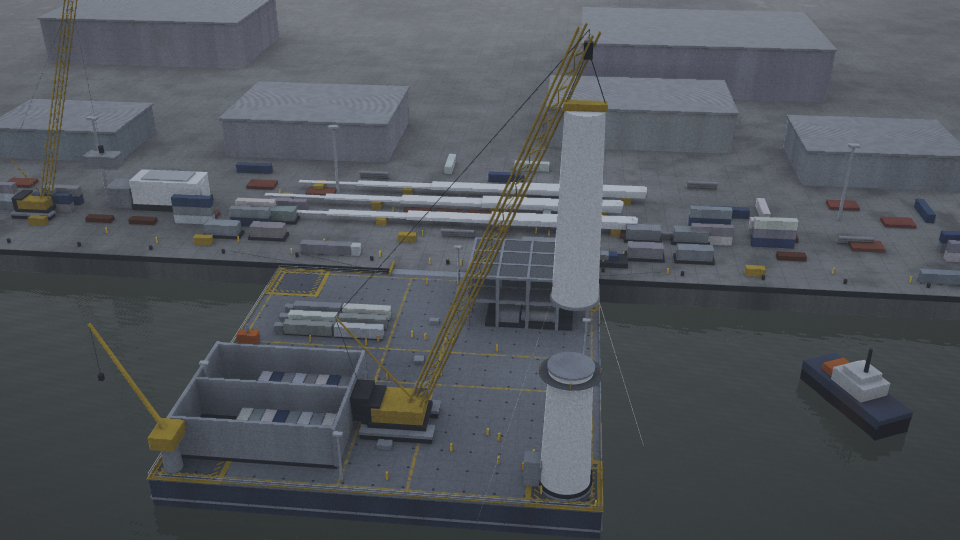
#> input picture images/mpss-turbine-erection.jpg, 1920 x 1080 px (shown at 1/2 size); its folder holds 8 pictures in this run
$ python label_plates.py
#> lines starting #> are read from the running program, lines starting #| are printed output that depends on the picture
### render/mpss_raytracer.py
#!/usr/bin/env python3
"""
Minimal physically-motivated ray tracer used to render the MPSS scenes.

Everything in the MPSS brief is boxes, cylinders and cones, so the tracer only
supports two analytic primitives:

  * oriented boxes   (deck, columns, pontoon, containers, frames, rails, ...)
  * capped cone frusta (tower, KO drums, pipe racks, fan rings, bollards, ...)

plus an analytic water surface.

Lighting is a CIE overcast sky dome sampled with cosine-weighted hemisphere
rays.  There is no sun: the brief asks for "flat even light, no lens flare, no
golden hour, no drama", and an overcast dome plus proper sky occlusion is what
actually makes an industrial photograph read as real.
"""

import math
import numpy as np

F32 = np.float32

# --------------------------------------------------------------------------
# value noise (64^3 lattice, trilinear) -- used for weathering and water
# --------------------------------------------------------------------------
_NOISE = np.random.default_rng(20240607).random((64, 64, 64)).astype(F32)


# [35 lines left out: functions vnoise, fbm, not called in this run]


# --------------------------------------------------------------------------
# small vector helpers
# --------------------------------------------------------------------------
def norm(v):
    v = np.asarray(v, F32)
    return v / np.linalg.norm(v)


def normalize(v):
    n = np.sqrt(np.einsum('...i,...i->...', v, v))
    return v / np.maximum(n, F32(1e-12))[..., None]


# [24 lines left out: functions basis_from_axis, yaw_matrix, euler_matrix, not called in this run]


# --------------------------------------------------------------------------
# scene
# --------------------------------------------------------------------------
class Cluster:
    __slots__ = ('lo', 'hi', 'box_idx', 'cyl_idx')

    def __init__(self, lo, hi, box_idx, cyl_idx):
        self.lo, self.hi = lo, hi
        self.box_idx, self.cyl_idx = box_idx, cyl_idx


class Scene:
    """Primitive soup with a flat two-level (cluster -> primitive) accelerator."""

    MAX_CLUSTER = 40

    # [240 lines left out: functions __init__, box, cyl, build, _split, _slab and 4 more, not called in this run]


# --------------------------------------------------------------------------
# camera
# --------------------------------------------------------------------------
class Camera:
    def __init__(self, eye, target, focal_mm=35.0, up=(0, 1, 0), roll=0.0,
                 sensor_mm=36.0):
        self.eye = np.asarray(eye, F32)
        f = norm(np.asarray(target, F32) - self.eye)
        u0 = np.asarray(up, F32)
        # right-handed: X east, Y up, Z north -> looking north, screen right is east
        r = norm(np.cross(u0, f))
        u = np.cross(f, r)
        if roll:
            a = math.radians(roll)
            r, u = r * math.cos(a) + u * math.sin(a), u * math.cos(a) - r * math.sin(a)
        self.f, self.r, self.u = f, r.astype(F32), u.astype(F32)
        self.focal = focal_mm
        self.sensor = sensor_mm

    # [9 lines left out: function rays, not called in this run]

### render/label_plates.py
#!/usr/bin/env python3
"""Add the brief's callouts to the two plates that carry an argument.

The brief is firm that letting the renderer draw text is the fastest way to
make a technical visual look amateurish, and that labels belong in post as flat
vector type with thin leader lines. So nothing is baked at trace time: this
draws type and leaders over the finished JPEG.

Anchors are given in *world* coordinates and projected through the same camera
that rendered the plate, so a leader line points at the thing it names rather
than at a pixel someone guessed. Move a camera and the labels follow.

    python3 label_plates.py
"""
import os
import sys

import numpy as np
from PIL import Image, ImageDraw, ImageFont

sys.path.insert(0, os.path.dirname(os.path.abspath(__file__)))

from mpss_raytracer import Camera, F32          # noqa: E402
import mpss_scene as S                          # noqa: E402
from render_mpss import CAMERAS                 # noqa: E402

FONT_DIR = '/usr/share/fonts/truetype/liberation'
IMAGES = os.path.join(os.path.dirname(os.path.abspath(__file__)), '..', 'images')

INK = (255, 255, 255, 255)
ACCENT = (216, 176, 36, 255)          # the safety yellow already in the renders
SCRIM = (10, 16, 22, 165)
LEADER = (255, 255, 255, 205)


def font(size, bold=True):
    name = 'LiberationSans-%s.ttf' % ('Bold' if bold else 'Regular')
    return ImageFont.truetype(os.path.join(FONT_DIR, name), size)


def project(cam, pt, w, h):
    """World point -> pixel coordinates in the rendered plate."""
    p = np.asarray(pt, F32) - cam.eye
    z = float(p @ cam.f)
    half_w = (cam.sensor * 0.5) / cam.focal
    u = float(p @ cam.r) / z / half_w
    v = float(p @ cam.u) / z / (half_w * (h / w))
    return (u + 1.0) / 2.0 * w, (1.0 - v) / 2.0 * h


def tracked(draw, xy, text, fnt, fill, spacing):
    """Draw letterspaced text -- PIL has no tracking of its own."""
    x, y = xy
    for ch in text:
        draw.text((x, y), ch, font=fnt, fill=fill)
        x += draw.textlength(ch, font=fnt) + spacing
    return x - xy[0] - spacing


def measure(draw, text, fnt, spacing):
    return sum(draw.textlength(c, font=fnt) + spacing for c in text) - spacing


MARGIN = 28.0


def label(img, cam, anchor, text, offset, size=21, side='left', rule=True):
    """One callout: a dot on the feature, a hairline leader, flat type.

    The box is clamped into the frame. An offset that would push type off the
    edge slides back in rather than being silently cropped -- which is exactly
    what happened the first time these plates were run.
    """
    w, h = img.size
    ax, ay = project(cam, anchor, w, h)
    tx, ty = ax + offset[0], ay + offset[1]
    fnt = font(size)
    spacing = max(size * 0.055, 0.8)

    layer = Image.new('RGBA', img.size, (0, 0, 0, 0))
    d = ImageDraw.Draw(layer)
    tw = measure(d, text, fnt, spacing)
    th = size * 1.35
    pad_x, pad_y = size * 0.62, size * 0.42

    bx = tx if side == 'left' else tx - tw
    x0, y0 = bx - pad_x, ty - pad_y
    bw, bh = tw + pad_x * 2, th + pad_y * 1.4

    # slide the whole box back inside the frame, keeping text and scrim together
    x0 = min(max(x0, MARGIN), max(MARGIN, w - MARGIN - bw))
    y0 = min(max(y0, MARGIN), max(MARGIN, h - MARGIN - bh))
    bx, ty = x0 + pad_x, y0 + pad_y

    box = (x0, y0, x0 + bw, y0 + bh)
    d.rounded_rectangle(box, radius=2, fill=SCRIM)
    if rule:
        d.rectangle((box[0], box[1], box[0] + 3, box[3]), fill=ACCENT)
    tracked(d, (bx, ty), text, fnt, INK, spacing)

    # leader from the nearest box edge to the anchor, plus a dot on the feature
    join_x = box[2] if ax > box[2] else (box[0] if ax < box[0] else (box[0] + box[2]) / 2)
    join_y = (box[1] + box[3]) / 2
    d.line((join_x, join_y, ax, ay), fill=LEADER, width=2)
    d.ellipse((ax - 5, ay - 5, ax + 5, ay + 5), outline=LEADER, width=2)
    d.ellipse((ax - 1.5, ay - 1.5, ax + 1.5, ay + 1.5), fill=ACCENT)

    img.alpha_composite(layer)
    return box


def check_in_frame(img, boxes):
    """A camera move that pushes a callout off the plate should fail loudly."""
    w, h = img.size
    for box, text in boxes:
        assert box[0] >= 0 and box[1] >= 0 and box[2] <= w and box[3] <= h, (
            'callout %r fell outside the %dx%d frame: %s' % (text, w, h, box))


def footer(img, text, size=26):
    """The series footer line, set quietly along the bottom."""
    w, h = img.size
    layer = Image.new('RGBA', img.size, (0, 0, 0, 0))
    d = ImageDraw.Draw(layer)
    fnt = font(size, bold=False)
    spacing = size * 0.03
    tw = measure(d, text, fnt, spacing)
    x, y = (w - tw) / 2, h - size * 3.0
    d.rounded_rectangle((x - size, y - size * 0.5, x + tw + size, y + size * 1.5),
                        radius=2, fill=SCRIM)
    tracked(d, (x, y), text, fnt, INK, spacing)
    img.alpha_composite(layer)


def open_plate(name):
    im = Image.open(os.path.join(IMAGES, name)).convert('RGBA')
    return im


def save(img, name):
    out = os.path.join(IMAGES, name)
    img.convert('RGB').save(out, quality=92, subsampling=0)
    print('wrote %s (%dx%d)' % (os.path.relpath(out), img.width, img.height))


def scene4():
    """Scene 4 -- the 7.5 m offset, which is the whole point of the frame."""
    img = open_plate('mpss-turbine-erection.jpg')
    spec = CAMERAS['erect']
    cam = Camera(spec['eye'], spec['target'], focal_mm=spec['focal'])
    deck = 7.35
    boxes = [
        (label(img, cam, (-S.COL_C, deck + 1.0, S.COL_C),
               'TOWER MOUNTED 7.5 m INBOARD — DEAD CENTRE ON THE CORNER COLUMN',
               offset=(-790, -140), size=23, side='left'), 'offset'),
        (label(img, cam, (S.COL_C, deck + 0.1, -S.COL_C),
               'COLUMN HARD POINTS MARKED ON THE DECK',
               offset=(-470, 120), size=19, side='left'), 'hard points'),
        (label(img, cam, (-S.COL_C, deck + 55.0, S.COL_C),
               'SECOND TOWER SECTION ON THE HOOK',
               offset=(150, -60), size=19, side='left'), 'hook'),
    ]
#> in label, `layer = Image.new('RGBA', img.size, (0, 0, 0, 0))`: layer: PIL image 1920x1080 RGBA; every value is 0
#> in label, `tw = measure(d, text, fnt, spacing)`: tw = 972.9
#> in label, `bx = tx if side == 'left' else tx - tw`: bx = 339.7
#> in label, `x0, y0 = bx - pad_x, ty - pad_y`: x0 = 325.5; y0 = 808.8
#> in label, `bw, bh = tw + pad_x * 2, th + pad_y * 1.4`: bw = 1001.4; bh = 44.57
#> in label, `box = (x0, y0, x0 + bw, y0 + bh)`: box = (325.5, 808.8, 1326.9, 853.4)
#> in label, `join_x = box[2] if ax > box[2] else (box[0] if ax < box[0] else (box[0..`: join_x = 826.2
#> in label, `join_y = (box[1] + box[3]) / 2`: join_y = 831.1
#> in label, `img.alpha_composite(layer)`:
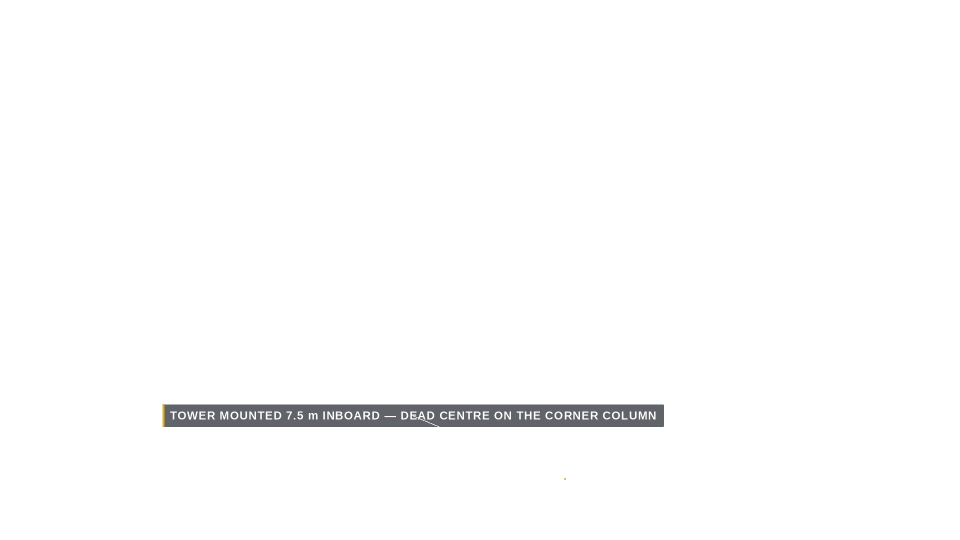
#> layer: PIL image 1920x1080 RGBA (shown at 1/2 size); mean R, G, B, A 1, 1.1, 1.2, 3.9; transparent parts drawn white
#> call 2 of label, with anchor = (37.5, 7.45, -37.5), text = 'COLUMN HARD POINTS MARKED ON THE DECK', offset = (-470, 120), size = 19, side = 'left', rule = True
#> in label (call 2), `ax, ay = project(cam, anchor, w, h)`: ax = 596; ay = 563.5
#> in label (call 2), `tx, ty = ax + offset[0], ay + offset[1]`: tx = 126; ty = 683.5
#> in label (call 2), `tw = measure(d, text, fnt, spacing)`: tw = 482
#> in label (call 2), `bx = tx if side == 'left' else tx - tw`: bx = 126
#> in label (call 2), `x0, y0 = bx - pad_x, ty - pad_y`: x0 = 114.2; y0 = 675.5
#> in label (call 2), `bw, bh = tw + pad_x * 2, th + pad_y * 1.4`: bw = 505.6; bh = 36.82
#> in label (call 2), `box = (x0, y0, x0 + bw, y0 + bh)`: box = (114.2, 675.5, 619.8, 712.4)
#> in label (call 2), `join_x = box[2] if ax > box[2] else (box[0] if ax < box[0] else (box[0..`: join_x = 367
#> in label (call 2), `join_y = (box[1] + box[3]) / 2`: join_y = 693.9
#> in label (call 2), `img.alpha_composite(layer)`:
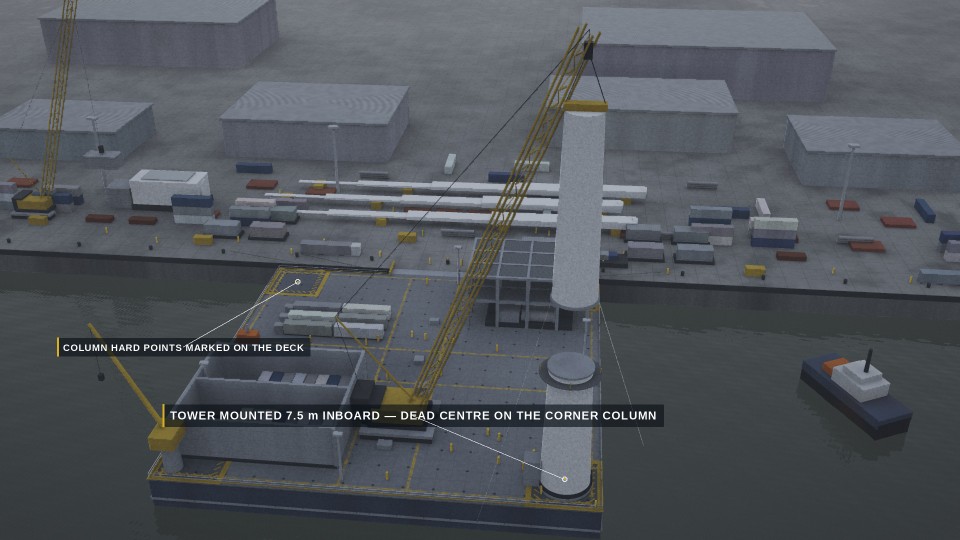
#> img: PIL image 1920x1080 RGBA (shown at 1/2 size); mean R, G, B, A 81.4, 85.7, 91.4, 255
#> boxes = [((325.5, 808.8, 1326.9, 853.4), 'offset'), ((114.2, 675.5, 619.8, 712.4), 'hard points'), ((1295.1, 395.1, 1737.5, 431.9), 'hook')]
    check_in_frame(img, boxes)
#> the loop in check_in_frame, `for box, text in boxes:` made 3 passes
    save(img, 'mpss-turbine-erection-labelled.jpg')
#| wrote ../images/mpss-turbine-erection-labelled.jpg (1920x1080)


def scene5():
    """Scene 5 -- the four zones, the money shot's callout set."""
    img = open_plate('mpss-deck-loadout.jpg')
#> call 2 of open_plate, with name = 'mpss-deck-loadout.jpg'
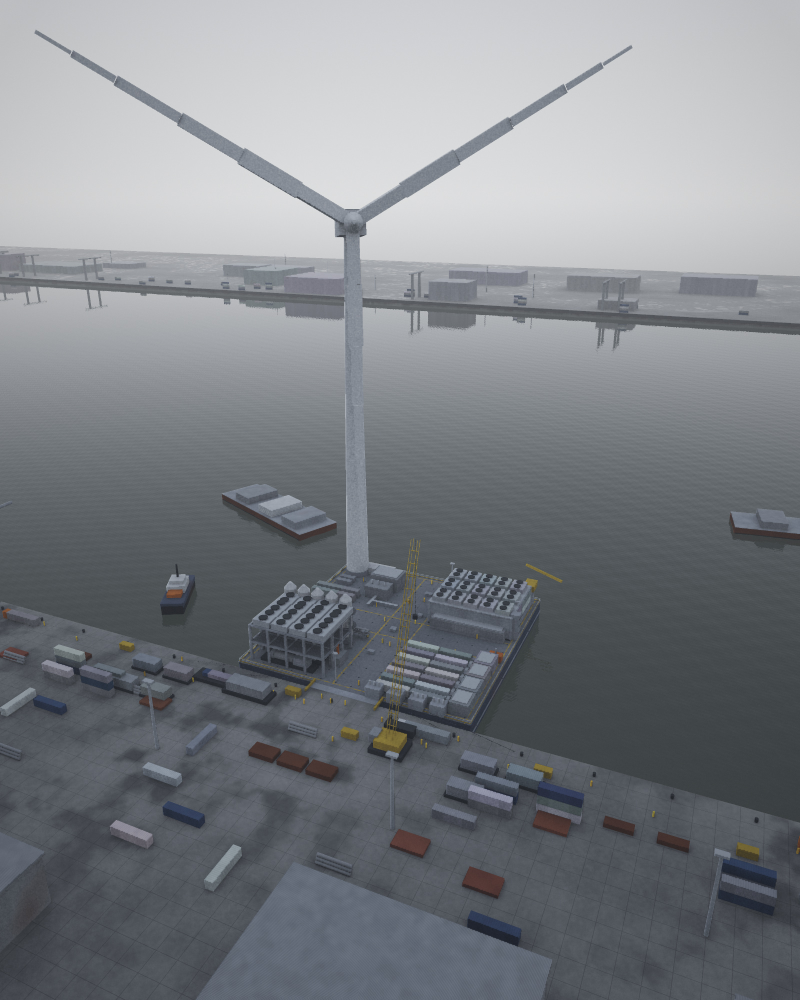
#> input picture images/mpss-deck-loadout.jpg, 1600 x 2000 px (shown at 1/2 size)
    spec = CAMERAS['quay']
    cam = Camera(spec['eye'], spec['target'], focal_mm=spec['focal'])
    deck = 7.35
    boxes = [
        (label(img, cam, (-S.COL_C, deck + 40.0, S.COL_C),
               '15 MW WIND TURBINE — ON THE CORNER COLUMN',
               offset=(120, -40), size=22, side='left'), 'turbine'),
        (label(img, cam, (25.0, deck + 9.0, 23.0),
               'DATA CENTRE — CONTAINERS STACKED 3 HIGH',
               offset=(90, -150), size=20, side='left'), 'data centre'),
        (label(img, cam, (-27.0, deck + 16.0, -30.0),
               'CCS — CO₂ COMPRESSION AND COOLING',
               offset=(-560, -120), size=20, side='left'), 'ccs'),
        (label(img, cam, (21.0, deck + 3.0, -26.0),
               'BESS AND POWER CONVERSION',
               offset=(150, 130), size=20, side='left'), 'bess'),
        (label(img, cam, (0.0, deck, -S.DECK_HALF - 2.0),
               'DECK AT QUAY LEVEL — MODULES ROLL ON',
               offset=(-520, 150), size=20, side='left'), 'deck'),
    ]
#> call 4 of label, with anchor = (-37.5, 47.35, 37.5), offset = (120, -40), size = 22, side = 'left', rule = True
#> in label (call 4), `layer = Image.new('RGBA', img.size, (0, 0, 0, 0))`: layer: PIL image 1600x2000 RGBA; every value is 0
#> in label (call 4), `tw = measure(d, text, fnt, spacing)`: tw = 608.2
#> in label (call 4), `bx = tx if side == 'left' else tx - tw`: bx = 827.1
#> in label (call 4), `x0, y0 = bx - pad_x, ty - pad_y`: x0 = 813.5; y0 = 1183.2
#> in label (call 4), `bw, bh = tw + pad_x * 2, th + pad_y * 1.4`: bw = 635.4; bh = 42.64
#> in label (call 4), `box = (x0, y0, x0 + bw, y0 + bh)`: box = (813.5, 1183.2, 1448.9, 1225.8)
#> in label (call 4), `join_x = box[2] if ax > box[2] else (box[0] if ax < box[0] else (box[0..`: join_x = 813.5
#> in label (call 4), `join_y = (box[1] + box[3]) / 2`: join_y = 1204.5
#> in label (call 4), `img.alpha_composite(layer)`:
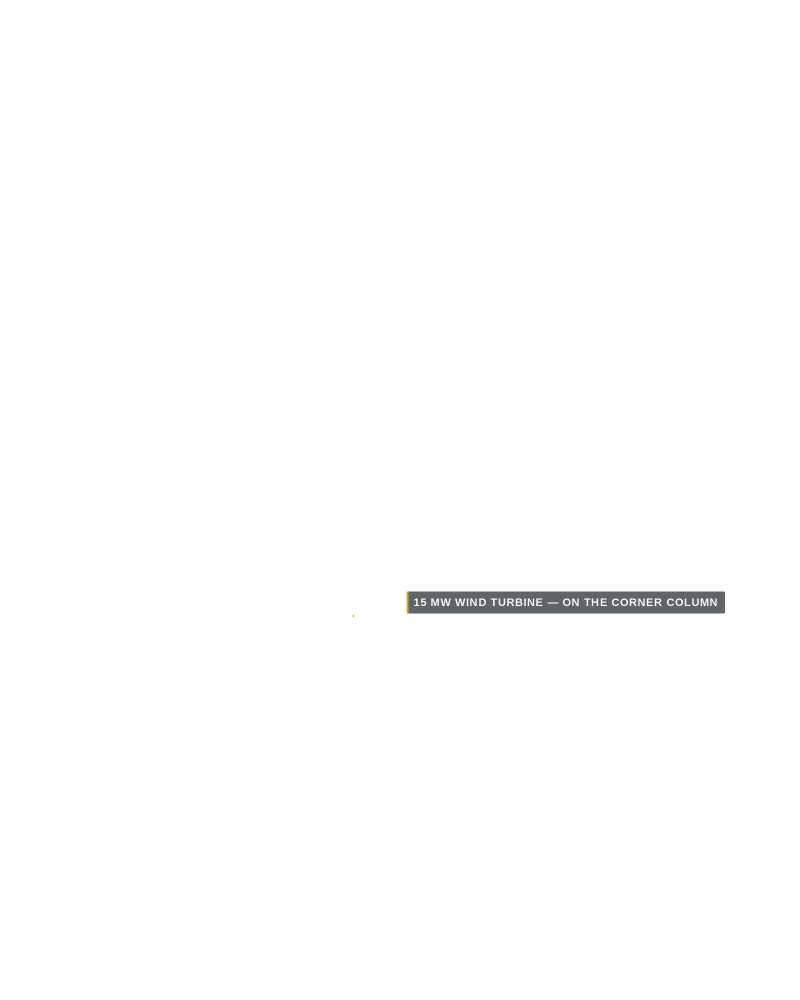
#> layer: PIL image 1600x2000 RGBA (shown at 1/2 size); mean R, G, B, A 0.4, 0.4, 0.5, 1.6; transparent parts drawn white
#> in label (call 7), `ax, ay = project(cam, anchor, w, h)`: ax = 854.4; ay = 1638.4
#> in label (call 7), `tx, ty = ax + offset[0], ay + offset[1]`: tx = 1004.4; ty = 1768.4
#> in label (call 7), `tw = measure(d, text, fnt, spacing)`: tw = 350.9
#> in label (call 7), `bx = tx if side == 'left' else tx - tw`: bx = 1004.4
#> in label (call 7), `x0, y0 = bx - pad_x, ty - pad_y`: x0 = 992; y0 = 1760
#> in label (call 7), `bw, bh = tw + pad_x * 2, th + pad_y * 1.4`: bw = 375.7
#> in label (call 7), `box = (x0, y0, x0 + bw, y0 + bh)`: box = (992, 1760, 1367.7, 1798.8)
#> in label (call 7), `join_x = box[2] if ax > box[2] else (box[0] if ax < box[0] else (box[0..`: join_x = 992
#> in label (call 7), `join_y = (box[1] + box[3]) / 2`: join_y = 1779.4
#> in label (call 7), `img.alpha_composite(layer)`:
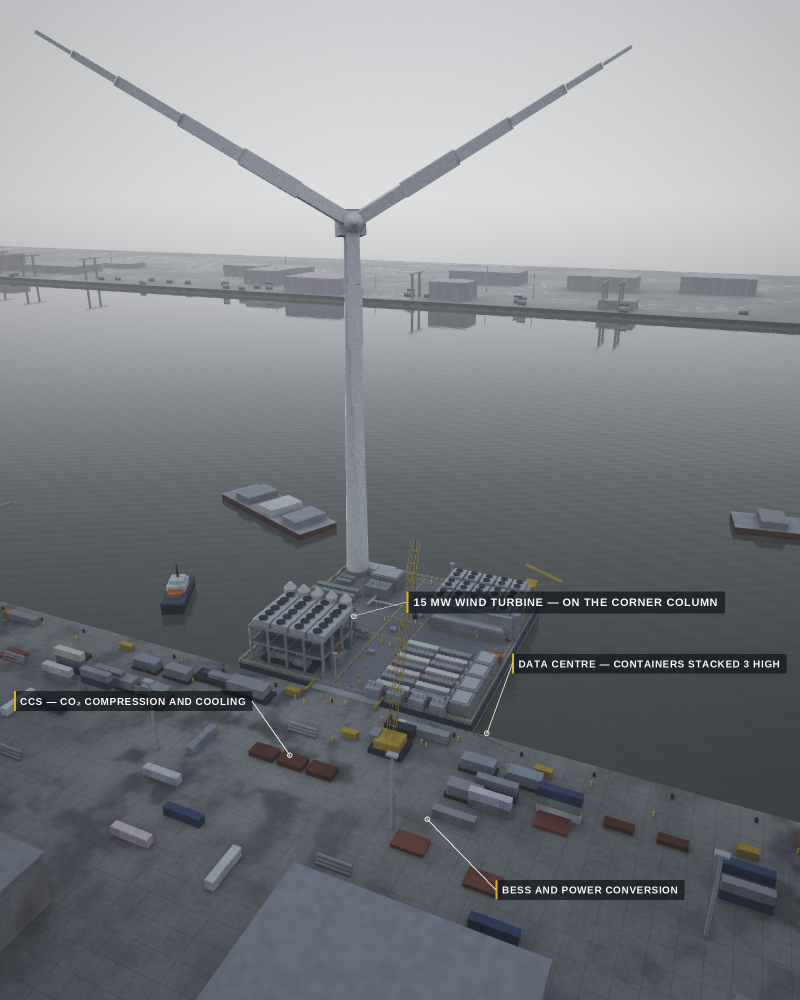
#> img: PIL image 1600x2000 RGBA (shown at 1/2 size); mean R, G, B, A 125.1, 128.7, 133.5, 255
#> boxes = [((813.5, 1183.2, 1448.9, 1225.8), 'turbine'), ((1024.3, 1307.6, 1572, 1346.4), 'data centre'), ((28, 1382.4, 503.6, 1421.1), 'ccs'), ((992, 1760, 1367.7, 1798.8), 'bess'), ((142.4, 1840.6, 654.6, 1879.3), 'deck')]
    check_in_frame(img, boxes)
#> the loop in check_in_frame (call 2), `for box, text in boxes:` made 5 passes
    footer(img, 'DECK 90 × 90 m  ·  COLUMNS 15 m SQ  ·  '
                'SINGLE 27 m OPERATING DRAFT', size=24)
#> in footer, `tw = measure(d, text, fnt, spacing)`: tw = 901.1
#> in footer, `x, y = (w - tw) / 2, h - size * 3.0`: x = 349.4; y = 1928
    save(img, 'mpss-deck-loadout-labelled.jpg')
#> call 2 of save, with name = 'mpss-deck-loadout-labelled.jpg'
#> in save (call 2), `img.convert('RGB').save(out, quality=92, subsampling=0)`:
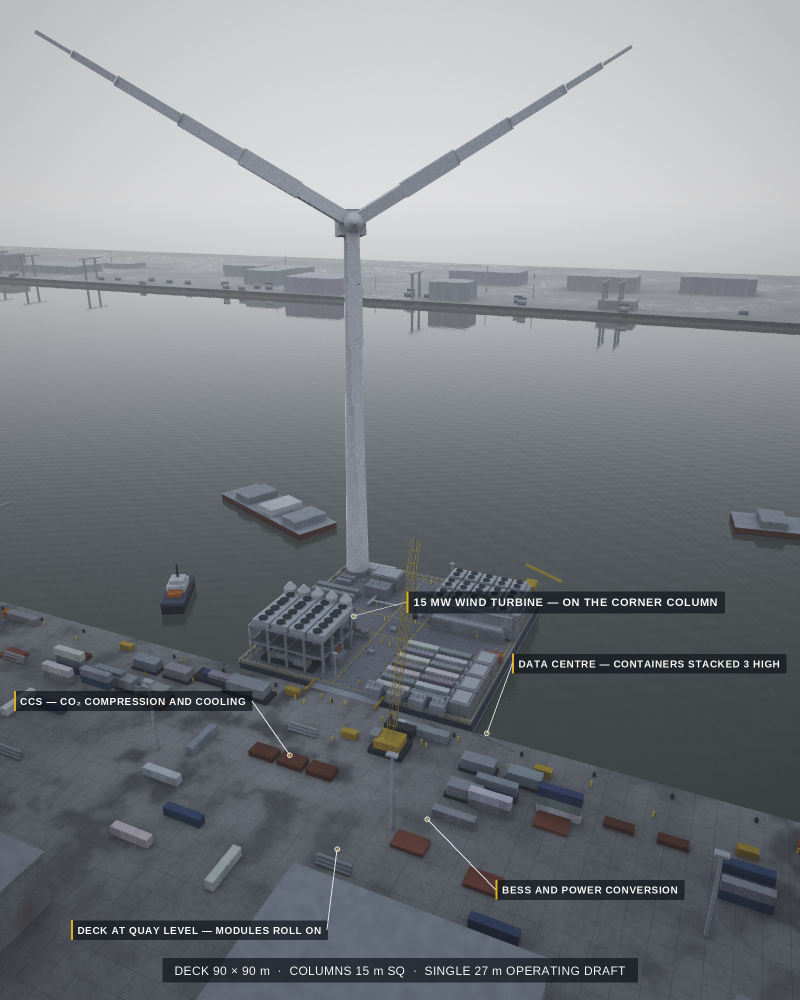
#> saved as mpss-deck-loadout-labelled.jpg: PIL image 1600x2000 RGB (shown at 1/2 size); mean R, G, B 124.5, 128, 132.7
#| wrote ../images/mpss-deck-loadout-labelled.jpg (1600x2000)


if __name__ == '__main__':
    scene4()
    scene5()
